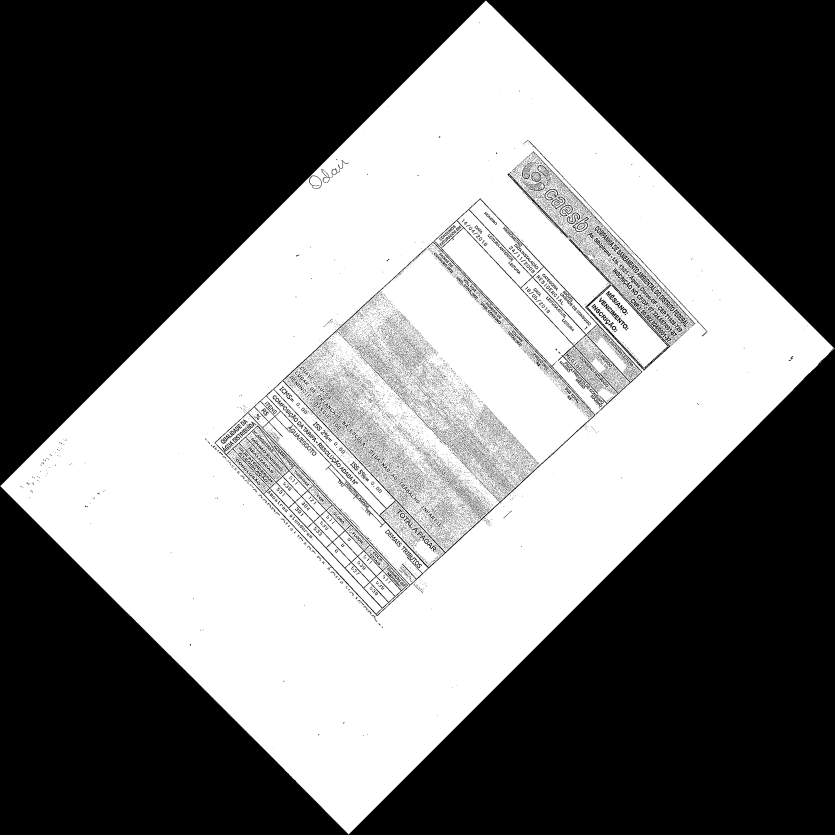
#> input picture desafio-01/tmp/Part_rotation.png, 3339 x 3339 px (shown at 1/4 size)
$ python -i img_processor.py   (imports and definitions only)
#> lines starting #> are read from the running program, lines starting #| are printed output that depends on the picture; after the words box and inside, x2 and y2 are one past the last pixel; in counts of white or black regions, pixels touching at a corner belong together
# Internal Import
import static.utils as ut

# External import
import numpy as np
import cv2 as cv
import warnings


def _get_min_square(Matrix, padding = 1):
  assert (Matrix != 255).sum() > 1, "image is blank"

  _height, _width = Matrix.shape
  _found0 = False

  for _y, _row in enumerate(Matrix):
    if _y < padding or _y + 1> _height - padding:
      continue
    for _x, _value in enumerate(_row):
      if _x < padding or _x + 1 > _width - padding:
        continue
      # print(_value)
      if _value < 255:
        # print('ok')
        if not _found0:
          _xtop, _xleft, _xbottom, _xright = _x, _x, _x, _x
          _ytop, _yleft, _ybottom, _yright = _y-1, _y, _y, _y
          _found0 = True
        elif _x + 2 > _xright: # make a
          _xright = _x + 1# if (_x+2 > _width) else _x + 1

          _yright = _y
        elif _x <= _xleft : # to the left of _xright
          _xleft = _x - 1
          _yleft = _y

        _xbottom = _x
        _ybottom = _y+1

  # _xtop, _yleft, _xbottom, _yright  >> intersections
  return [_xleft, _ytop, _xleft, _ybottom, _xright, _ybottom, _xright, _ytop], [_xtop, _yleft, _xbottom, _yright]


def _get_min_quadrilateral(Matrix):
  # [xtop, yleft, xbottom, yright] >> intersection

  [xleft, ytop, xleft, ybottom, xright, ybottom, xright, ytop], [xtop, yleft, xbottom, yright] = _get_min_square(Matrix)

  # line1, line2, line3, line4 >> condition from lines
  return xleft, ytop, xleft, ybottom, xright, ybottom, xright, ytop


# TODO apply filter in border
def _filter_disturbance(image, filter_size, filter_sensibility):
  assert filter_size < 100, "filter_size must be a percentage smaller than 100"

  # process image
  _img_black = (image == 0).astype(int)
  _t_img_black = _img_black.T
  _width, _height = image.shape

  # process parameters
  _filter = int(min(_width, _height) * filter_size/100)
  _line_sensibility = _filter/5
  _half = int(_filter/2)
  _sensibility = int((filter_sensibility/100) * (_filter*_filter))

  # apply filter in image
  for _y, _row in enumerate(_img_black):
    for _x, _value in enumerate(_row):
      if _value == 1:
        _soma = 0
        _y_overflow = _y-_half < 0 or _y+_half+1 >= _width
        _x_overflow = _x-_half < 0 or _x + _half >= _height
        if _y_overflow or _x_overflow: continue
        _soma = _img_black[_y-_half:_y+_half+1,_x-_half:_x+_half+1].sum()

        _liney = _img_black[_y][_x-_half:_x+_half+1].sum() > _line_sensibility    # if more than half the size
        _linex = _t_img_black[_x][_y-_half:_y+_half+1].sum() > _line_sensibility  #  is black is a line
        _condition = _soma < _sensibility  and not _linex and not _liney
        if _condition: image[_y][_x] = 255 # makes it white
  return image

def _convert_points(points, shape1, shape2):
  _width1, _height1 = shape1
  _width2, _height2 = shape2

  image_points = np.array([0, 0, 0, 1, 1, 1, 1, 0])
  image_points = image_points.reshape((-1, 1, 2))
  image_points = (points + image_points) * np.array([_width1/_width2 , _height1/_height2])
  image_points = image_points - 1
  image_points[image_points < 0] = 0

  return image_points

# if side overlaps with document expand square, else reduces it
def _reduce_side(var, image, threshold, slice, expand_direction=1):
  begin, end = slice
  _overlap = (image[var][begin:end].mean() > threshold)
  _expand = 1 if _overlap else - 1 # makes it moere legible
  _expand = _expand * expand_direction # direction of expansion (negative or positive)

  # expand/reduce while initial condition is mantained
  while(True):
    _expand_overload = var + _expand < 0 or var + _expand >= image.shape[0]
    if (image[var][begin:end].mean() > threshold) != _overlap or _expand_overload : break
    var = var + _expand
  return var

def _reduce_square(square, image, padding = 5, scan_threshold = 1):

  # apply padding
  if padding == 0:
    _img_cpy = image.copy()
  else:
    _img_cpy = image[padding:-padding].T
    _img_cpy = _img_cpy[padding:-padding].T
  _pad_height, _pad_width = _img_cpy.shape

  # correct min square for padding
  left, top = square[0][0].astype(int)
  right, bottom = square[2][0].astype(int)

  left = 0 if left < padding else left - padding
  top = 0 if top < padding else top - padding
  bottom = _pad_height-1 if bottom >= _pad_height else bottom - padding
  right = _pad_width-1 if right >= _pad_width else right - padding

  # correct do 0 >> white, 1 >> black
  _img_black = (_img_cpy == 0).astype(int)
  _thr = _img_black.mean() * scan_threshold * _img_black.std()

  # if side overlaps with document expand square, else reduces it
  top = _reduce_side(top, _img_black, _thr, (left, right), expand_direction=-1)
  left = _reduce_side(left, _img_black.T, _thr, (top, bottom), expand_direction=-1)
  bottom = _reduce_side(bottom, _img_black, _thr, (left, right), expand_direction=1)
  right = _reduce_side(right, _img_black.T, _thr, (top, bottom), expand_direction=1)

  new_square = np.array([left, top, left, bottom, right, bottom, right, top])
  new_square = new_square.reshape((-1, 1, 2))
  # return square
  return new_square + padding

def process_img(img, reduce_factor = 7,
                filter_size=10,filter_sensibility=15,
                convolution_factor=20, padding=15,
                scan_threshold = .5
                ):


  # Process image 1
#> called with img = '../tmp/Part_rotation.png', reduce_factor = 7, filter_size = 10, filter_sensibility = 15, convolution_factor = 20, padding = 15, scan_threshold = 0.5
  _image= cv.imread(img)
  _original_image = _image.copy()
#> _original_image is the input picture: shape (3339, 3339, 3); min 0, max 255, mean 117.7
  _image = cv.cvtColor(_image, cv.COLOR_BGR2GRAY)

  _image = 255 - _image # invert to reduce mean

  # Exponential Filter 2
  _image = _image * (_image/255) * (_image/255)
  _threshold = _image.mean() # Define treshold

  # Resize image do make it lightier
  _height, _width = _image.shape
  _height, _width = int(_height/reduce_factor), int(_width/reduce_factor)
  _image = cv.resize(_image, (_width, _height))

  # Local Filter 3
  _image = (_image < _threshold).astype("uint8") * 255

  # Local Filter 4
  _image = _filter_disturbance(_image, filter_size=filter_size, filter_sensibility=filter_sensibility)
#> in _filter_disturbance, `_img_black = (image == 0).astype(int)`:
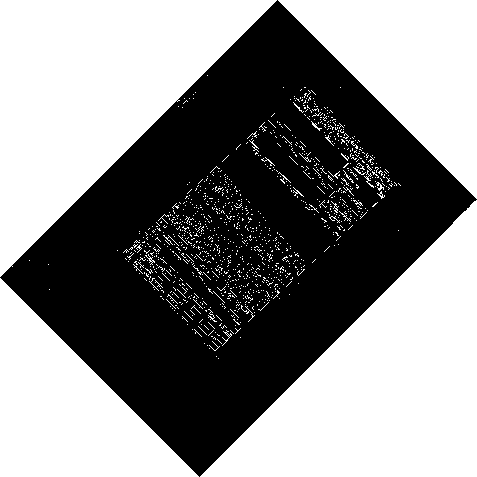
#> _img_black: shape (477, 477) int64; values 0 (black) and 1 (white), 52.9% white; 1 black region, box (x1, y1, x2, y2) and area: (0, 0, 477, 477) 107129
#> in _filter_disturbance, `_t_img_black = _img_black.T`:
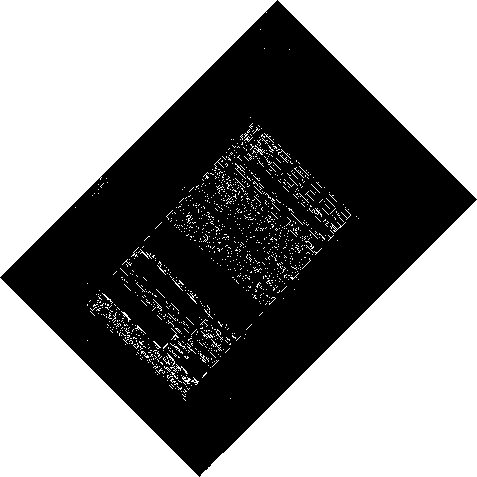
#> _t_img_black: shape (477, 477) int64; values 0 (black) and 1 (white), 52.9% white; 1 black region, box (x1, y1, x2, y2) and area: (0, 0, 477, 477) 107129
#> after the loop in _filter_disturbance, `for _y, _row in enumerate(_img_black):`:
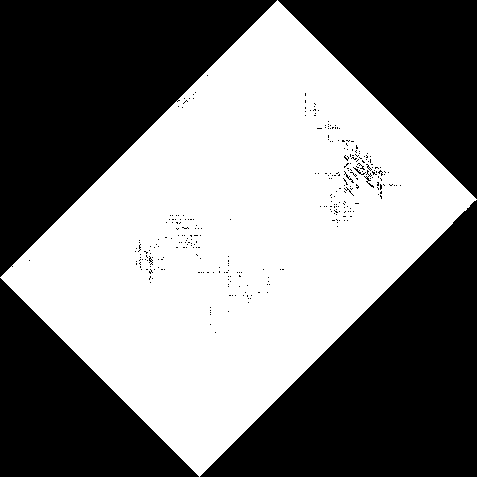
#> image: shape (477, 477); 48.3% white; 1 white region, box (x1, y1, x2, y2) and area: (0, 0, 477, 477) 109985

  # Checks as apply minimum convolution factor division
  _input_convolution_factor = convolution_factor
  if int(min(_image.shape)/convolution_factor) < 10:
    while(True):
      convolution_factor = convolution_factor - 1
      if int(min(_image.shape)/convolution_factor) > 10:
        warnings.warn("input convolution_factor["+str(_input_convolution_factor)+"] too small, using "+ str(convolution_factor) + " instead.")
        break

  # Convolute image
  _sheight, _swidth = _image.shape
  _conv_height, _conv_width = int(_sheight/convolution_factor), int(_swidth/convolution_factor)
  _convolution = cv.resize(_image, (_conv_width, _conv_height ))
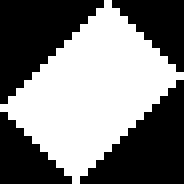
#> _convolution: shape (23, 23) (shown 8 times larger); 48.6% white; 1 white region, box (x1, y1, x2, y2) and area: (0, 0, 23, 23) 257

  # quatrant minimum square
  _points = _get_min_quadrilateral(_convolution)
#> the loop in _get_min_square, `for _y, _row in enumerate(Matrix):` made 23 passes
#> in _get_min_quadrilateral, `[xleft, ytop, xleft, ybottom, xright, ybottom, xright, ytop], [xtop, y..`: xleft = 0; ybottom = 22; xtop = 1; yleft = 2; xbottom = 21
  _points = np.array(_points)
  _points = _points.reshape((-1, 1, 2))
  # convert points size
  _image_points = _convert_points(_points, (_swidth, _sheight),(_conv_width, _conv_height))
#> in _convert_points, `image_points = (points + image_points) * np.array([_width1/_width2 , _..`: image_points = [[0, 0], [0, 477], [477, 477], [477, 0]]
#> in _convert_points, `image_points = image_points - 1`: image_points = [[-1, -1], [-1, 476], [476, 476], [476, -1]]

  # Image minimum square
  _image_points = _reduce_square(_image_points, _image, padding = padding, scan_threshold=scan_threshold)
#> in _reduce_square, `_img_cpy = image[padding:-padding].T`:
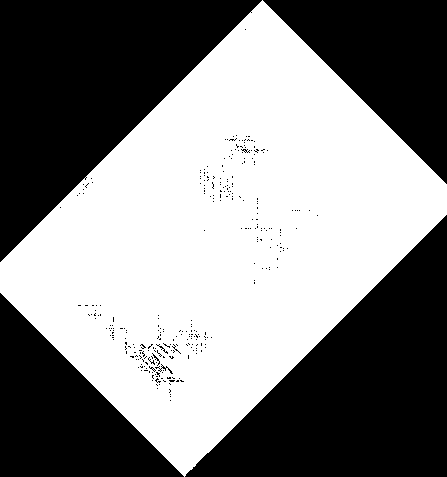
#> _img_cpy: shape (477, 447); 51.4% white; 315 black regions (308 under 20 px), largest, box (x1, y1, x2, y2) and area: (185, 215, 447, 477) 34471, (0, 0, 262, 262) 34457, (263, 0, 447, 184) 17020
#> in _reduce_square, `_img_cpy = _img_cpy[padding:-padding].T`:
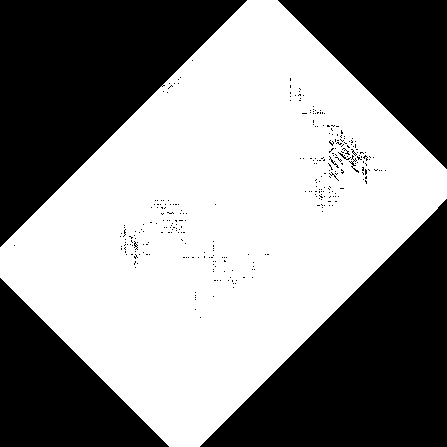
#> _img_cpy: shape (447, 447); 54.6% white; 315 black regions (308 under 20 px), largest, box (x1, y1, x2, y2) and area: (200, 199, 447, 447) 30637, (0, 0, 247, 247) 30631, (278, 0, 447, 169) 14365
#> in _reduce_square, `left, top = square[0][0].astype(int)`: left = 0
#> in _reduce_square, `right, bottom = square[2][0].astype(int)`: right = 476
#> in _reduce_square, `bottom = _pad_height-1 if bottom >= _pad_height else bottom - padding`: bottom = 446
#> after the loop in _reduce_side, `while(True):`: var = 0
#> in _reduce_square, `new_square = np.array([left, top, left, bottom, right, bottom, right, ..`: new_square = [0, 0, 0, 446, 446, 446, 446, 0]
#> in _reduce_square, `new_square = new_square.reshape((-1, 1, 2))`: new_square = [[0, 0], [0, 446], [446, 446], [446, 0]]
  _image_points = _reduce_square(_image_points, _image, padding = 0, scan_threshold=scan_threshold)
  # Convert points size
  _orig_h, _orig_w, _= _original_image.shape
  _original_points = _convert_points(_image_points, (_orig_w, _orig_h), (_width, _height))

  # Write rectangle
  rectangle_img = _original_image.copy()
  cv.polylines(rectangle_img, [_original_points.astype(int)], True, 100, 1)

  # cut image
  _left, _top = _original_points[0][0].astype(int)
  _right, _bottom = _original_points[2][0].astype(int)
  final_image = _original_image[_top:_bottom, _left:_right]

  # save image
  cv.imwrite(ut.TMP + "/rectangle.png", rectangle_img)
  cv.imwrite(ut.FINAL + "/final.png", final_image)
  pass

>>> result = process_img('../tmp/Part_rotation.png')
